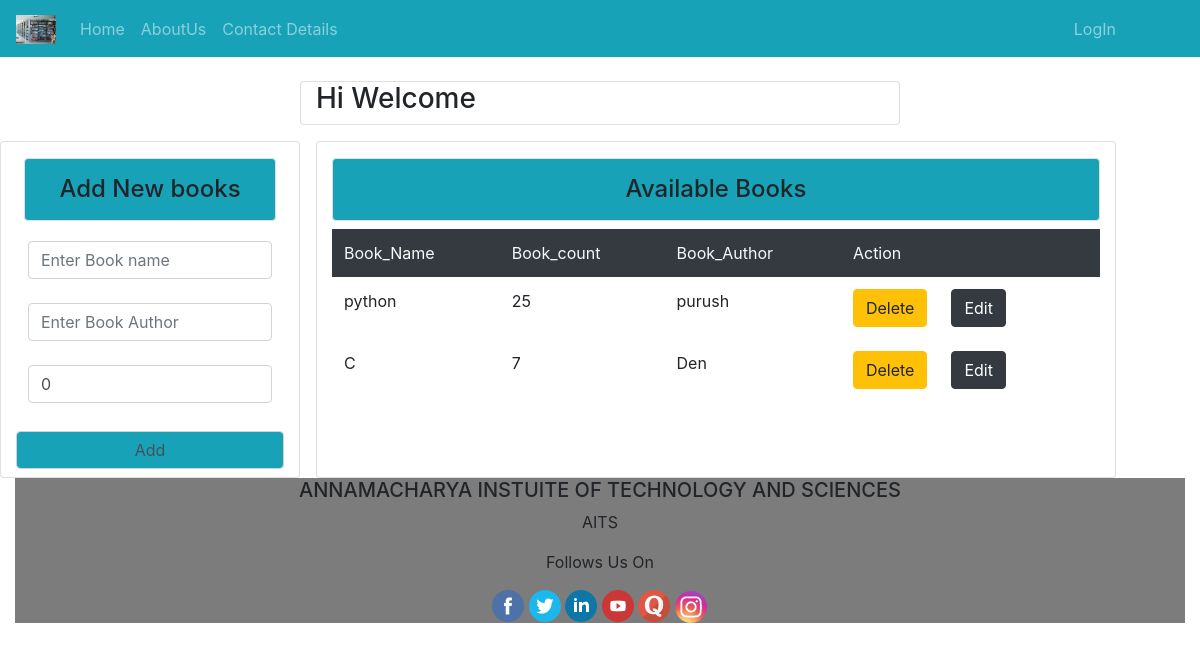
Page /ba/ on the earlier database version.
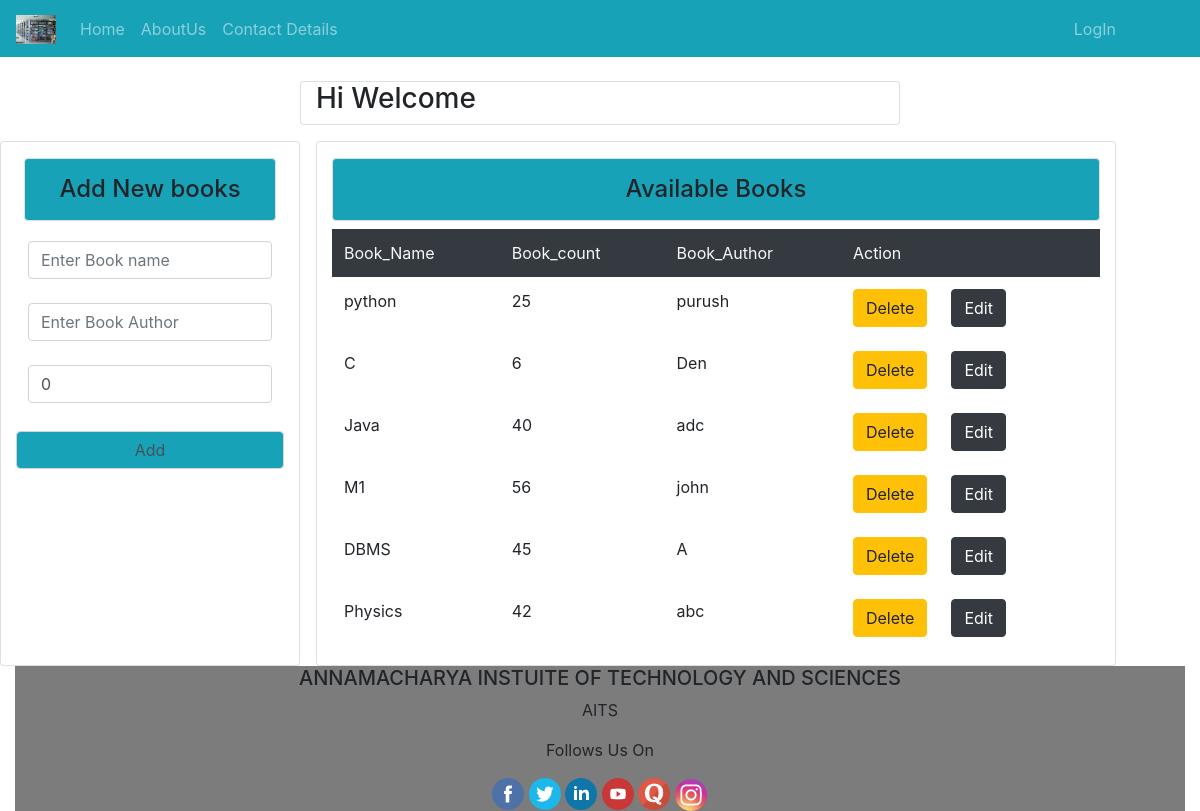
Same page on the later database version.
### Library_App/models.py (models this page shows)
class Books_Avail(models.Model):
	Book_name=models.CharField(max_length=120, unique=True)
	Book_author=models.CharField(max_length=120,default="")
	Book_count=models.IntegerField(default=0)
	Book_Updatedcount=models.IntegerField(default=0)
	Book_Rem=models.IntegerField(default=0)

### Library_App/views.py (the view, shortened to what this page needs)
# urls.py: path('ba/',views.Books_AvailF,name='books_avail'),
def Books_AvailF(rq):
	e=Books_AvailForm_admin()
	e2=Books_Avail.objects.all()
	return render(rq,"html/Books_Avail.html",{'t':e2,'t1':e})

### Library_App/forms.py
class Books_AvailForm_admin(forms.ModelForm):
	class Meta:
		model=Books_Avail
		fields=['Book_name','Book_author','Book_count']
		widgets={"Book_name":forms.TextInput(attrs={"class":"form-control "
			,"placeholder":"Enter Book name","name":"Book_name","required":True}),
		"Book_author":forms.TextInput(attrs={"class":"form-control "
			,"placeholder":"Enter Book Author","name":"Book_author","required":True}),
		"Book_count":forms.NumberInput(attrs={"class":"form-control "
			,"placeholder":"No. of Books","name":"Book_count","required":True})}

### Library_App/templates/html/Books_Avail.html (shortened to what this page needs)
{% extends 'html/base.html' %}
{% block content %}
<div clas="container">
	<div class="card col-md-6 mx-auto mt-4">
		<h3>Hi Welcome {{user.username}}</h3>
	</div>
<div class="container-fluid">
	<div class="row">
		<div class="card col-md-3 mt-3">
			<h4 class="p-3 mx-2 bg-info text-center mt-3 border rounded">Add New books</h4>
			<form method="POST">
				<table class="table table-borderless">
					{% for i in t1 %}
					<tr>
						<td>{{i}}</td>
					</tr>
					{% endfor %}
				</table>
				<input type="submit" value="Add" class="text-center bg-info form-control my-2" name="">
			</form>
		</div>
<div class=" mx-3 card col-md-8 mt-3"><h4 class="p-3 bg-info text-center mt-3 border rounded">Available Books</h4>
			<table class="table table-borderless table-hover">
				<tr class="bg-dark text-light">
					<td>Book_Name</td>
					<td>Book_count</td>
					<td>Book_Author</td>
					<td>Action</td>
				</tr>
					{% for i in t %}
				<tr>
				<td>{{i.Book_name}}</td>
				<td>{{i.Book_count}}</td>
				<td>{{i.Book_author}}</td>
				<td><a class="confirm-delete btn btn-warning" href="{% url 'Bookdelete' i.id %}">Delete</a><a class="confirm-edit btn btn-dark ml-4" href="{% url 'Bookedit' i.id %}">Edit</a></td></td>
				</tr>
				{% endfor %}
			</table>
		</div>
{% endblock %}

### Library_App/templates/html/base.html (shortened to what this page needs)
{% load static %}
<!DOCTYPE html>
<html lang="en">
<head>
  <link rel="stylesheet" href="{% static 'css/bootstrap.min.css' %}">
</head>
<body>
	{% include 'html/navbar.html' %}
	{% block content %}
	{% endblock %}
  </body>
</html>
<div class="container-fluid">
<footer  class="bg-light text-center">
   <div class="footer-bottom">
            <div class="text-center width=100%"  style="background-color: rgba(2, 0, 1, 0.5);">
               <h5 class="text-uppercase">Annamacharya Instuite of Technology And Sciences</h5>
               <p>
                  AITS
               </p>
               <p>Follows Us On</p>
                        <a href="https://www.facebook.com/AnnamacharyaGroup/" target="_blank">
                          <img class="size-full wp-image-5649" src="{% static 'images/facebook.png' %}" alt="Facebook">
                        </a>
                        <a href="https://twitter.com/Annamacharya4" target="_blank">
                          <img class="size-full wp-image-5651" src="{% static 'images/twitter.png' %}" alt="Twitter">
                        </a>
                        <a href="https://www.linkedin.com/company/annamacharya-group/" target="_blank">
                          <img class="size-full wp-image-5651" src="{% static 'images/linkedin.png' %}" alt="LinkedIn">
                        </a>
                        <a href="https://www.youtube.com/channel/UCumc55JKI3Y4CnaakI97d9w" target="_blank">
                          <img class="size-full wp-image-5652" src="{% static 'images/youtube.png' %}" alt="Youtube">
                        </a>
                        <a href="https://www.quora.com/profile/Annamacharya-Group" target="_blank">
                          <img class="size-full wp-image-5652" src="{% static 'images/quora.png' %}" alt="Quora">
                        </a>
                        <a href="https://www.instagram.com/annamacharya_group/" target="_blank">
                          <img class="size-full wp-image-5652" src="{% static 'images/instagram.png' %}" alt="instagram">
                        </a>
            </div>
         </div>
      </div>

### Library_App/templates/html/navbar.html (shortened to what this page needs)
{% load static %}
<nav class="navbar navbar-expand-sm bg-info navbar-dark  navbar-expand-sm">
  <a class="navbar-brand" href="{% url 'hm' %}">
    <img src="{% static 'images/libnew.jpg' %}" alt="logo" style="width:40px;">
  </a>
  <div class="collapse navbar-collapse" id="collapsibleNavbar">
  <ul class="navbar-nav">
    {% if not user.is_authenticated %}
    <li class="nav-item">
      <a class="nav-link" href="{% url 'hm' %}">Home</a>
    </li>
    <li class="nav-item">
      <a class="nav-link" href="{% url 'at' %}">AboutUs</a>
    </li>
    <li class="nav-item">
      <a class="nav-link" href="{% url 'ct' %}">Contact Details</a>
    </li>
    {% endif %}
  </ul>
  <ul class="navbar-nav ml-auto" style="margin-right:60px">
    {% if not user.is_authenticated %}
    <li class="nav-item">
      <a class="nav-link" href="{% url 'log' %}">LogIn</a>
    </li>
{% endif %}
</ul>
</div>
</nav>

Differences in the rows shown:
changed Books_Avail "Den": Book_count "7" → "6"
added Books_Avail: Book_name "Java", Book_count "40", Book_author "adc"
added Books_Avail: Book_name "M1", Book_count "56", Book_author "john"
added Books_Avail: Book_name "DBMS", Book_count "45", Book_author "A"
added Books_Avail: Book_name "Physics", Book_count "42", Book_author "abc"
